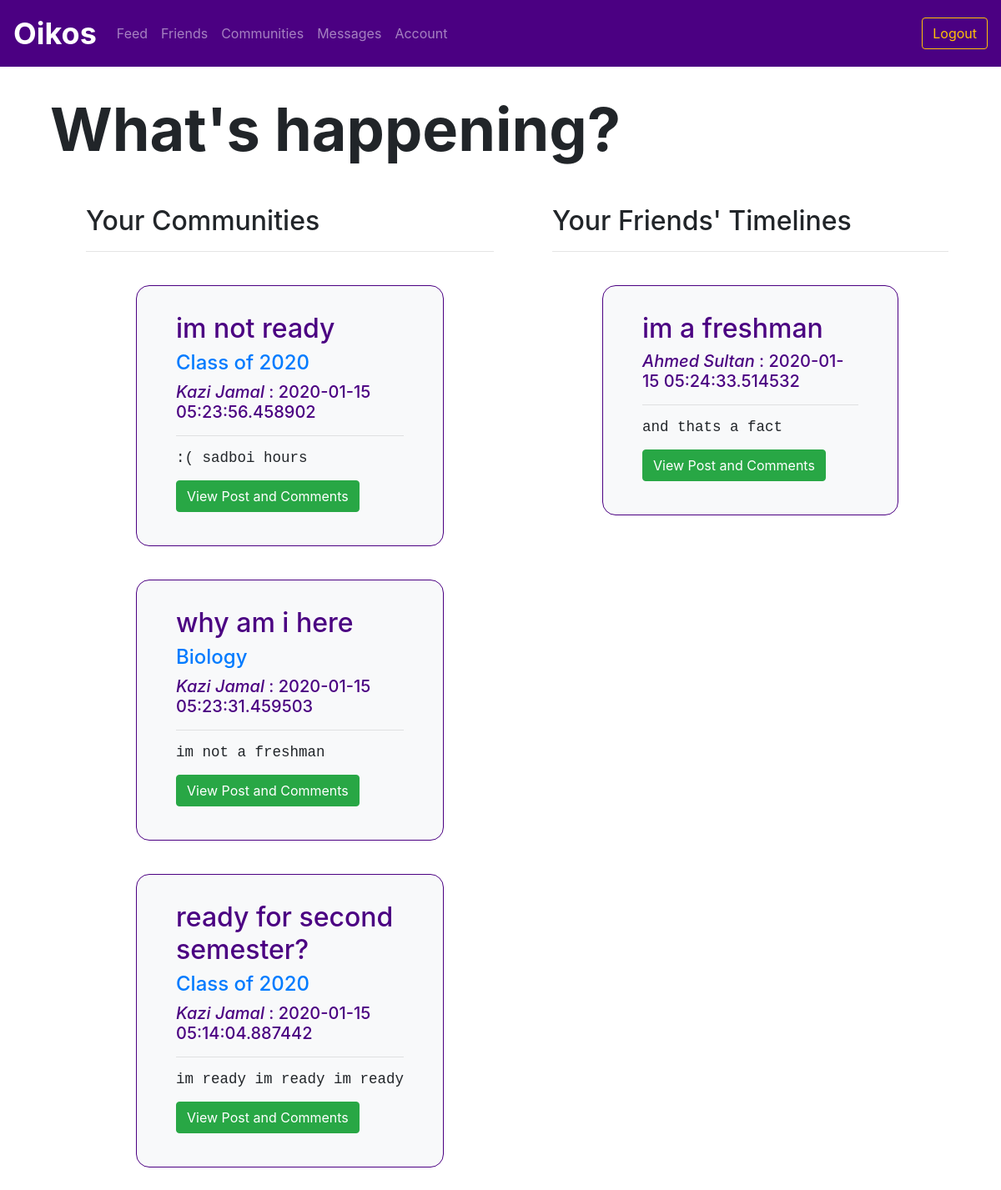
/feed (signed in), run on the app's committed database.
### utl/models.py (models this page shows)
class Post(db.Model):
    postID = db.Column(db.Integer, primary_key=True)
    communityID = db.Column(db.Integer, nullable=True)
    userID = db.Column(db.Integer, nullable=False)
    title = db.Column(db.Text, nullable=False)
    content = db.Column(db.Text, nullable=False)
    timestamp = db.Column(db.DateTime, nullable=False, default=datetime.utcnow)

class Community(db.Model):
    communityID = db.Column(db.Integer, primary_key=True)
    name = db.Column(db.Text, nullable=False)
    description = db.Column(db.Text, nullable=False)

class User(db.Model):
    userID = db.Column(db.Integer, primary_key=True)
    email = db.Column(db.Text, unique=True, nullable=False)
    password = db.Column(db.Text, nullable=False)
    firstName = db.Column(db.Text, nullable=False)
    lastName = db.Column(db.Text, nullable=False)
    displayName = db.Column(db.Text, nullable=False)
    grade = db.Column(db.Text, nullable=False)

### app.py (the view)
@app.route("/feed")
@login_required
def feed():
    communitypost_data = feedfunctions.getCommunityPosts(session['userID'])
    communityposts = {}
    for post in communitypost_data:
        communityposts[post] = []
        communityposts[post].append(postsfunctions.getCreator(post.postID))
        communityposts[post].append(communitiesfunctions.getCommunity(post.communityID))
    timelinepost_data = feedfunctions.getTimelinePosts(session['userID'])
    timelineposts = {}
    for post in timelinepost_data:
        timelineposts[post] = postsfunctions.getCreator(post.postID)
    return render_template("feed.html", communityposts=communityposts, timelineposts=timelineposts)

### app.py (called while the page is built)
def login_required(f):
    @wraps(f)
    def decorated_function(*args, **kwargs):
        if "userID" not in session:
            return redirect(url_for('login'))
        return f(*args, **kwargs)
    return decorated_function

### utl/communities.py (called while the page is built)
def getCommunity(communityID):
    community = Community.query.filter_by(communityID=communityID).first()
    return community

### utl/feed.py (called while the page is built)
def getCommunityPosts(userID):
    members = Member.query.filter_by(userID=userID).all()
    communityID = []
    for member in members:
        communityID.append(member.communityID)
    posts = Post.query.filter(Post.communityID.in_(communityID)).order_by(Post.timestamp.desc())
    return posts

def getTimelinePosts(userID):
    friends = Friend.query.filter_by(userID=userID)
    friendID = []
    for friend in friends:
        friendID.append(friend.friendID)
    posts = Post.query.filter(Post.communityID==None, Post.userID.in_(friendID)).order_by(Post.timestamp.desc())
    return posts

### utl/posts.py (called while the page is built)
def getCreator(postID):
    post = Post.query.filter_by(postID=postID).first()
    userID = post.userID
    user = User.query.filter_by(userID=userID).first()
    return user

### templates/feed.html (shortened to what this page needs)
{% extends "logbase.html" %}
{% block body %}
<div class="content">
     <h1 class="display-3" style="font-weight: 700; padding-left: 5vw; padding-top: 5vh;">What's happening?</h1>
</div>
<div class="row m-5">
    <div class="col">
        <ul>
            <h2>Your Communities</h2>
            <hr>
            {% for post in communityposts %}
            <div class="row" style="margin-left: 5vw; margin-right: 5vw; margin-top: 5vh;">
                <div class="container bg-light border border-primary" style="padding: 2em; border-radius: 1em;">
                    <div class="col">
                        <h2>{{ post.title }}</h2>
                        <h4><a href="community/{{ communityposts[post][1].communityID }}">{{ communityposts[post][1].name }}</a></h4>
                        <h5> <i>{{ communityposts[post][0].displayName }}</i> : {{ post.timestamp }}<h5>
                        <hr>
                        <pre>{{ post.content }}</pre>
                        <a href="/post/{{ post.postID }}" class="btn btn-success">View Post and Comments</a>
                    </div>
                </div>
            </div>
            {% endfor %}
        </ul>
    </div>
    <div class="col">
        <ul>
            <h2>Your Friends' Timelines</h2>
            <hr>
            {% for post in timelineposts %}
            <div class="row" style="margin-left: 5vw; margin-right: 5vw; margin-top: 5vh;">
                <div class="container bg-light border border-primary" style="padding: 2em; border-radius: 1em;">
                    <div class="col">
                        <h2>{{ post.title }}</h2>
                        <h5> <i>{{ timelineposts[post].displayName }}</i> : {{ post.timestamp }}<h5>
                        <hr>
                        <pre>{{ post.content }}</pre>
                        <a href="/post/{{ post.postID }}" class="btn btn-success">View Post and Comments</a>
                    </div>
                </div>
            </div>
            {% endfor %}
        </ul>
    </div>
</div>
{% endblock %}

### static/css/style.css (style rules this page uses)
.border-primary { color: indigo !important; }
.border-primary { border-color: indigo !important; }

### data on the page
Post: title "im not ready", timestamp "2020-01-15 05:23:56.458902", content ":( sadboi hours"
Community: name "Class of 2020"
User: displayName "Kazi Jamal"
Post: title "why am i here", timestamp "2020-01-15 05:23:31.459503", content "im not a freshman"
Community: name "Biology"
Post: title "ready for second semester?", timestamp "2020-01-15 05:14:04.887442", content "im ready im ready im ready"
Post: title "im a freshman", timestamp "2020-01-15 05:24:33.514532", content "and thats a fact"
User: displayName "Ahmed Sultan"
